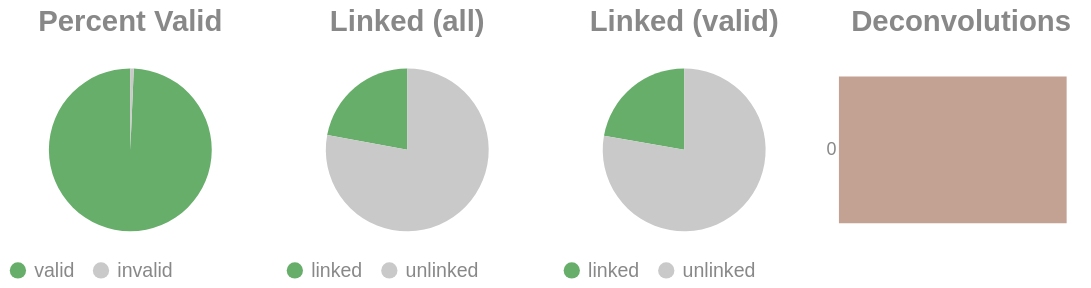

The code cell stored with this chart in its notebook:
### Code cell
if SKIPLR:
    pass
else:
    clash = Counter()
    for i in valids['molecule'].to_list():
        _mol = i.split("-")
        if len(_mol) == 1:
            clash.update('0')
        else:
            clash.update(_mol[-1])

    _d = {"deconvolutions": [], 'count': []}
    for k,v in clash.items():
        _d['deconvolutions'].append(k)
        _d['count'].append(v)

    tot_valid = valids['reads'].sum()
    mask = valids['reads'] >= 2
    n_linked_reads = valids.filter(mask)['reads'].sum()
    if n_linked_reads == 0:
        print_html("No linked molecules (>=2 reads) were detected; skipping linked-only distributions.")
        SKIPLR = True
    else:
        perc_valid = round(tot_valid / n_reads, 4)
        linked_perc_abs = round(n_linked_reads / n_reads, 4)
        linked_perc = round(n_linked_reads / tot_valid, 4)

    _valid = pl.DataFrame({"valids": ['valid', 'invalid'], "count": [tot_valid, n_reads - tot_valid]})
    _linked_abs = pl.DataFrame({"linked (absolute)": ['linked', 'unlinked'], "count": [n_linked_reads, n_reads - n_linked_reads]})
    _linked_rel = pl.DataFrame({"linked (valids)": ['linked', 'unlinked'], "count": [n_linked_reads, tot_valid - n_linked_reads]})

    (
        alt.hconcat(
            piechart(_valid, goodval = 'valid', title = "Percent Valid"),
            piechart(_linked_abs, goodval = "linked", title =  "Linked (all)"),
            piechart(_linked_rel, goodval = "linked", title =  "Linked (valid)"),
            convolutionbar(pl.DataFrame(_d), title = "Deconvolutions"),
            center = True,
            bounds = 'flush'
        )
        .resolve_scale(color='independent')
        .resolve_legend('independent')
        .properties(usermeta={'embedOptions': {"actions": False}})
    ).display()

### Figure 1 — Vega-Lite specification as saved in the notebook (floating-point values rounded to 4 significant figures)
{"width": "container", "height": 400, "config": {"title": {"anchor": "start", "dy": -15, "fontSize": 18, "color": "#888888", "subtitleColor": "#888888", "subtitleFontSize": 14}, "arc": {"fill": "#0072B2"}, "axis": {"domainColor": "#888888", "domainWidth": 0.5, "gridWidth": 0.2, "grid": false, "titleFontWeight": 400, "titleFontSize": 15, "labelFontSize": 11, "labelColor": "#888888", "tickColor": "#888888", "tickWidth": 0.2, "titleColor": "#888888"}, "axisBand": {"grid": false}, "axisX": {"grid": true, "tickSize": 10, "domainCap": "round"}, "axisY": {"domain": false, "grid": true, "tickSize": 0, "domainCap": "round"}, "background": "transparent", "header": {"labelFontSize": 15, "labelColor": "#888888", "titleFontSize": 15, "titleFontWeight": 600, "titleColor": "#888888"}, "legend": {"labelFont": "sans-serif", "labelFontSize": 12, "labelColor": "#888888", "symbolSize": 100, "symbolType": "circle", "titleFontSize": 12, "titlePadding": 10, "titleColor": "#888888", "title": null}, "range": {"category": ["#E69F00", "#56B4E9", "#009E73", "#F0E442", "#0072B2", "#D55E00", "#CC79A7", "#000000"], "diverging": ["#cfe8f3", "#a2d4ec", "#73bfe2", "#46abdb", "#1696d2", "#12719e"]}, "area": {"fill": "#0072B2", "fillOpacity": 0.7, "line": true, "strokeOpacity": 0.7}, "line": {"color": "#0072B2", "stroke": "#0072B2", "strokeWidth": 2}, "trail": {"color": "#0072B2", "stroke": "#0072B2", "strokeWidth": 0, "size": 1}, "point": {"filled": true, "fillOpacity": 1.0, "size": 95}, "text": {"color": "#888888", "fontSize": 11, "align": "right", "fontWeight": 400, "size": 11}, "bar": {"fill": "#0072B2", "stroke": null}, "view": {"stroke": null, "continuousWidth": 660, "continuousHeight": 400}}, "hconcat": [{"data": {"name": "data-92e91c164c7bed13adbc9cddadac898b"}, "mark": {"type": "arc"}, "encoding": {"color": {"field": "valids", "legend": {"orient": "bottom", "title": null}, "scale": {"domain": ["valid", "invalid"], "range": ["#68ae6b", "#C9C9C9"]}, "title": "Valids", "type": "nominal"}, "theta": {"field": "count", "type": "quantitative"}, "tooltip": [{"field": "valids", "title": "Valids", "type": "ordinal"}, {"field": "percent", "format": ".2%", "title": "Percent", "type": "quantitative"}, {"field": "count", "title": "Count", "type": "quantitative"}]}, "height": 100, "title": {"text": "Percent Valid", "align": "center", "anchor": "middle"}, "transform": [{"calculate": "datum.count / 5887336", "as": "percent"}], "width": 150}, {"data": {"name": "data-2a5712e02e9399b94912d9a8d9caf24c"}, "mark": {"type": "arc"}, "encoding": {"color": {"field": "linked (absolute)", "legend": {"orient": "bottom", "title": null}, "scale": {"domain": ["linked", "unlinked"], "range": ["#68ae6b", "#C9C9C9"]}, "title": "Linked (Absolute)", "type": "nominal"}, "theta": {"field": "count", "type": "quantitative"}, "tooltip": [{"field": "linked (absolute)", "title": "Linked (Absolute)", "type": "ordinal"}, {"field": "percent", "format": ".2%", "title": "Percent", "type": "quantitative"}, {"field": "count", "title": "Count", "type": "quantitative"}]}, "height": 100, "title": {"text": "Linked (all)", "align": "center", "anchor": "middle"}, "transform": [{"calculate": "datum.count / 5887336", "as": "percent"}], "width": 150}, {"data": {"name": "data-8f2e8979b3addb3ddaea90d2c9985da4"}, "mark": {"type": "arc"}, "encoding": {"color": {"field": "linked (valids)", "legend": {"orient": "bottom", "title": null}, "scale": {"domain": ["linked", "unlinked"], "range": ["#68ae6b", "#C9C9C9"]}, "title": "Linked (Valids)", "type": "nominal"}, "theta": {"field": "count", "type": "quantitative"}, "tooltip": [{"field": "linked (valids)", "title": "Linked (Valids)", "type": "ordinal"}, {"field": "percent", "format": ".2%", "title": "Percent", "type": "quantitative"}, {"field": "count", "title": "Count", "type": "quantitative"}]}, "height": 100, "title": {"text": "Linked (valid)", "align": "center", "anchor": "middle"}, "transform": [{"calculate": "datum.count / 5847464", "as": "percent"}], "width": 150}, {"data": {"name": "data-ba392fa9562627f85b0397f7c80c401a"}, "mark": {"type": "bar"}, "encoding": {"color": {"field": "deconvolutions", "legend": null, "scale": {"scheme": "lightgreyred"}, "type": "nominal"}, "tooltip": [{"field": "deconvolutions", "title": "Deconvolutions", "type": "ordinal"}, {"field": "percent", "format": ".2%", "title": "Percent", "type": "quantitative"}, {"field": "count", "title": "Count", "type": "quantitative"}], "x": {"axis": null, "field": "count", "type": "quantitative"}, "y": {"field": "deconvolutions", "sort": "ascending", "title": null, "type": "nominal"}}, "height": 100, "title": {"text": "Deconvolutions", "align": "center", "anchor": "middle"}, "transform": [{"calculate": "datum.count / 5125570", "as": "percent"}], "width": 150}], "bounds": "flush", "center": true, "resolve": {"legend": {"angle": "independent"}, "scale": {"color": "independent"}}, "usermeta": {"embedOptions": {"actions": false}}, "$schema": "https://vega.github.io/schema/vega-lite/v6.1.0.json", "datasets": {"data-92e91c164c7bed13adbc9cddadac898b": [{"valids": "valid", "count": 5847464}, {"valids": "invalid", "count": 39872}], "data-2a5712e02e9399b94912d9a8d9caf24c": [{"linked (absolute)": "linked", "count": 1299268}, {"linked (absolute)": "unlinked", "count": 4588068}], "data-8f2e8979b3addb3ddaea90d2c9985da4": [{"linked (valids)": "linked", "count": 1299268}, {"linked (valids)": "unlinked", "count": 4548196}], "data-ba392fa9562627f85b0397f7c80c401a": [{"deconvolutions": "0", "count": 5125570}]}}
